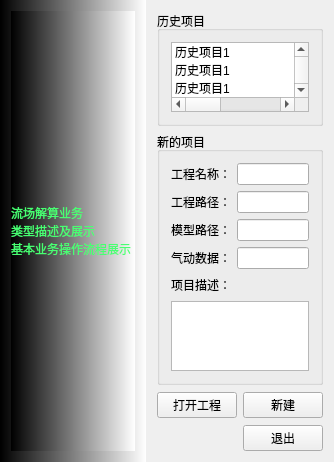
<?xml version="1.0" encoding="UTF-8"?>
<ui version="4.0">
 <class>SolverWidget</class>
 <widget class="QWidget" name="SolverWidget">
  <property name="geometry">
   <rect>
    <x>0</x>
    <y>0</y>
    <width>334</width>
    <height>451</height>
   </rect>
  </property>
  <property name="windowTitle">
   <string>SolverWidget</string>
  </property>
  <property name="styleSheet">
   <string notr="true"/>
  </property>
  <layout class="QHBoxLayout" name="horizontalLayout_9" stretch="5,3">
   <property name="spacing">
    <number>0</number>
   </property>
   <property name="leftMargin">
    <number>0</number>
   </property>
   <property name="topMargin">
    <number>0</number>
   </property>
   <property name="rightMargin">
    <number>0</number>
   </property>
   <property name="bottomMargin">
    <number>0</number>
   </property>
   <item>
    <widget class="QWidget" name="widget" native="true">
     <property name="styleSheet">
      <string notr="true">background-color:qlineargradient(spread:pad, x1:0, y1:0, x2:1, y2:0, stop:0 rgba(0, 0, 0, 255), stop:1 rgba(255, 255, 255, 255));</string>
     </property>
     <layout class="QVBoxLayout" name="verticalLayout_4">
      <item>
       <widget class="QLabel" name="label">
        <property name="styleSheet">
         <string notr="true">color: rgb(71, 255, 114);</string>
        </property>
        <property name="text">
         <string>流场解算业务
类型描述及展示
基本业务操作流程展示</string>
        </property>
       </widget>
      </item>
     </layout>
    </widget>
   </item>
   <item>
    <widget class="QWidget" name="widget_2" native="true">
     <layout class="QVBoxLayout" name="verticalLayout_3">
      <item>
       <widget class="QGroupBox" name="groupBox">
        <property name="title">
         <string>历史项目</string>
        </property>
        <layout class="QVBoxLayout" name="verticalLayout">
         <item>
          <widget class="QListWidget" name="listWidget">
           <item>
            <property name="text">
             <string>历史项目1                                                2021-04-01 15:23:07</string>
            </property>
           </item>
           <item>
            <property name="text">
             <string>历史项目1                                                2021-04-01 15:23:07</string>
            </property>
           </item>
           <item>
            <property name="text">
             <string>历史项目1                                                2021-04-01 15:23:07</string>
            </property>
           </item>
           <item>
            <property name="text">
             <string>历史项目1                                                2021-04-01 15:23:07</string>
            </property>
           </item>
           <item>
            <property name="text">
             <string>历史项目1                                                2021-04-01 15:23:07</string>
            </property>
           </item>
          </widget>
         </item>
        </layout>
       </widget>
      </item>
      <item>
       <widget class="QGroupBox" name="groupBox_2">
        <property name="title">
         <string>新的项目</string>
        </property>
        <layout class="QVBoxLayout" name="verticalLayout_2">
         <item>
          <layout class="QHBoxLayout" name="horizontalLayout">
           <item>
            <widget class="QLabel" name="label_2">
             <property name="text">
              <string>工程名称：</string>
             </property>
            </widget>
           </item>
           <item>
            <widget class="QLineEdit" name="lineEdit"/>
           </item>
          </layout>
         </item>
         <item>
          <layout class="QHBoxLayout" name="horizontalLayout_2">
           <item>
            <widget class="QLabel" name="label_3">
             <property name="text">
              <string>工程路径：</string>
             </property>
            </widget>
           </item>
           <item>
            <widget class="QLineEdit" name="lineEdit_2"/>
           </item>
          </layout>
         </item>
         <item>
          <layout class="QHBoxLayout" name="horizontalLayout_3">
           <item>
            <widget class="QLabel" name="label_4">
             <property name="text">
              <string>模型路径：</string>
             </property>
            </widget>
           </item>
           <item>
            <widget class="QLineEdit" name="lineEdit_3"/>
           </item>
          </layout>
         </item>
         <item>
          <layout class="QHBoxLayout" name="horizontalLayout_4">
           <item>
            <widget class="QLabel" name="label_5">
             <property name="text">
              <string>气动数据：</string>
             </property>
            </widget>
           </item>
           <item>
            <widget class="QLineEdit" name="lineEdit_4"/>
           </item>
          </layout>
         </item>
         <item>
          <layout class="QHBoxLayout" name="horizontalLayout_5">
           <item>
            <widget class="QLabel" name="label_6">
             <property name="text">
              <string>项目描述：</string>
             </property>
            </widget>
           </item>
           <item>
            <spacer name="horizontalSpacer">
             <property name="orientation">
              <enum>Qt::Horizontal</enum>
             </property>
             <property name="sizeHint" stdset="0">
              <size>
               <width>40</width>
               <height>20</height>
              </size>
             </property>
            </spacer>
           </item>
          </layout>
         </item>
         <item>
          <widget class="QTextEdit" name="textEdit"/>
         </item>
        </layout>
       </widget>
      </item>
      <item>
       <spacer name="verticalSpacer">
        <property name="orientation">
         <enum>Qt::Vertical</enum>
        </property>
        <property name="sizeHint" stdset="0">
         <size>
          <width>20</width>
          <height>0</height>
         </size>
        </property>
       </spacer>
      </item>
      <item>
       <layout class="QHBoxLayout" name="horizontalLayout_8">
        <item>
         <spacer name="horizontalSpacer_5">
          <property name="orientation">
           <enum>Qt::Horizontal</enum>
          </property>
          <property name="sizeHint" stdset="0">
           <size>
            <width>40</width>
            <height>20</height>
           </size>
          </property>
         </spacer>
        </item>
        <item>
         <layout class="QHBoxLayout" name="horizontalLayout_6">
          <item>
           <widget class="QPushButton" name="pushButton_2">
            <property name="text">
             <string>打开工程</string>
            </property>
           </widget>
          </item>
          <item>
           <spacer name="horizontalSpacer_2">
            <property name="orientation">
             <enum>Qt::Horizontal</enum>
            </property>
            <property name="sizeHint" stdset="0">
             <size>
              <width>40</width>
              <height>20</height>
             </size>
            </property>
           </spacer>
          </item>
          <item>
           <widget class="QPushButton" name="pushButton">
            <property name="text">
             <string>新建</string>
            </property>
           </widget>
          </item>
         </layout>
        </item>
        <item>
         <spacer name="horizontalSpacer_4">
          <property name="orientation">
           <enum>Qt::Horizontal</enum>
          </property>
          <property name="sizeHint" stdset="0">
           <size>
            <width>40</width>
            <height>28</height>
           </size>
          </property>
         </spacer>
        </item>
       </layout>
      </item>
      <item>
       <spacer name="verticalSpacer_2">
        <property name="orientation">
         <enum>Qt::Vertical</enum>
        </property>
        <property name="sizeHint" stdset="0">
         <size>
          <width>20</width>
          <height>0</height>
         </size>
        </property>
       </spacer>
      </item>
      <item>
       <layout class="QHBoxLayout" name="horizontalLayout_7">
        <item>
         <spacer name="horizontalSpacer_3">
          <property name="orientation">
           <enum>Qt::Horizontal</enum>
          </property>
          <property name="sizeHint" stdset="0">
           <size>
            <width>40</width>
            <height>20</height>
           </size>
          </property>
         </spacer>
        </item>
        <item>
         <widget class="QPushButton" name="pushButton_3">
          <property name="text">
           <string>退出</string>
          </property>
         </widget>
        </item>
       </layout>
      </item>
     </layout>
    </widget>
   </item>
  </layout>
 </widget>
 <layoutdefault spacing="6" margin="11"/>
 <resources/>
 <connections/>
</ui>
